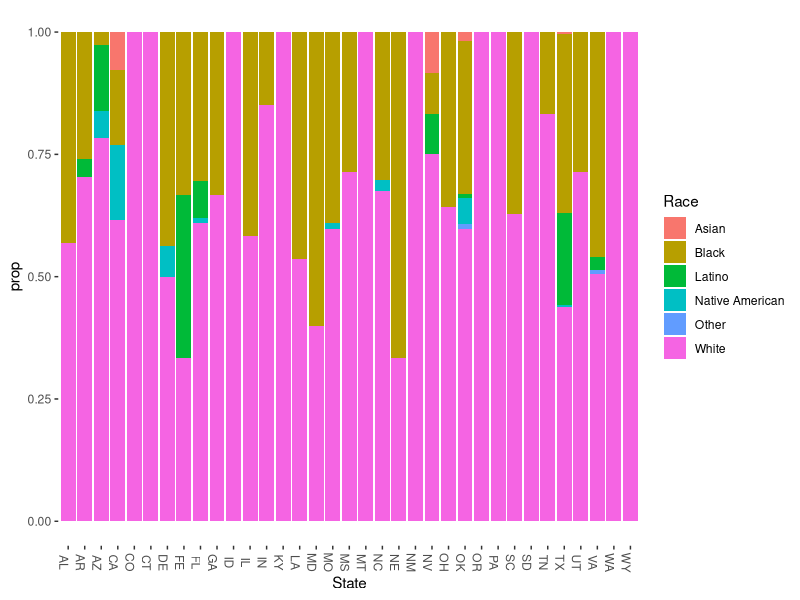
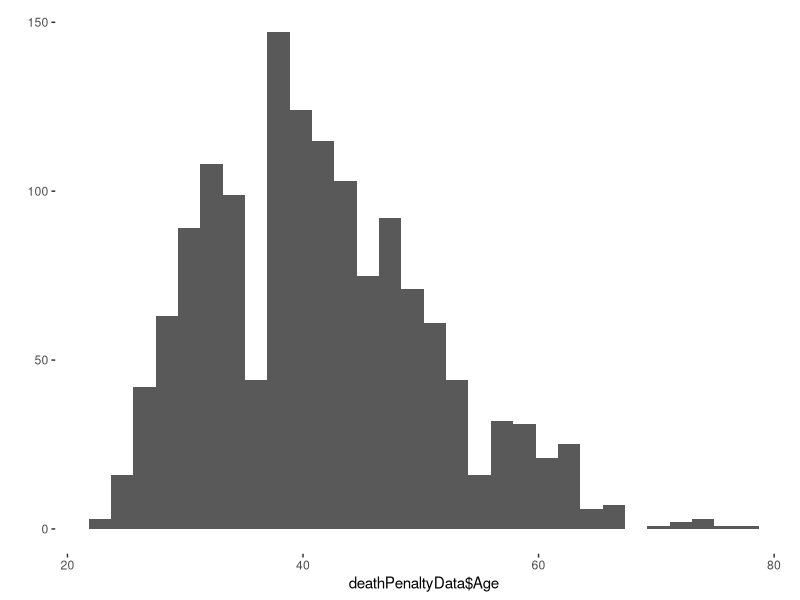
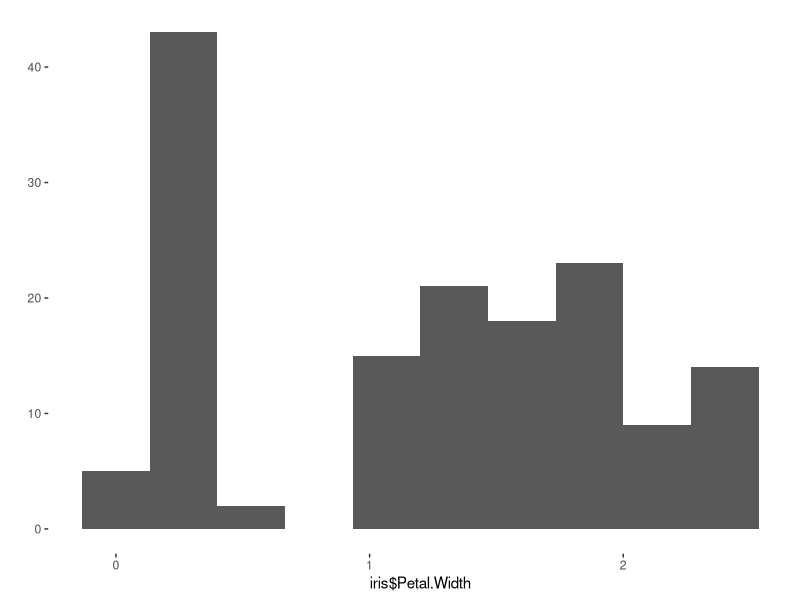
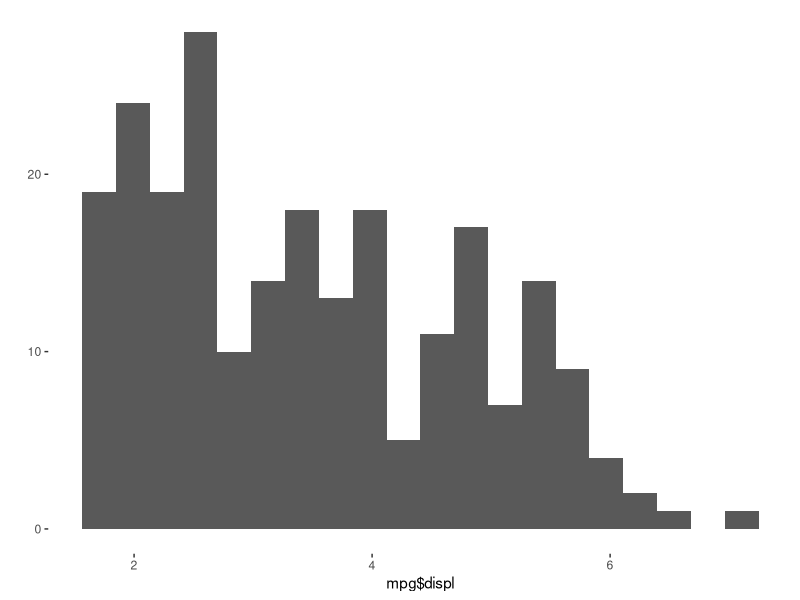
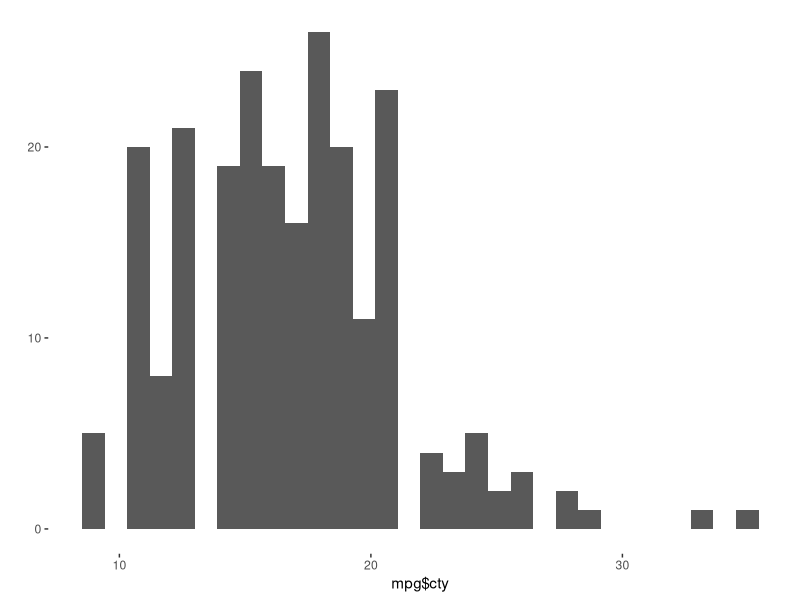
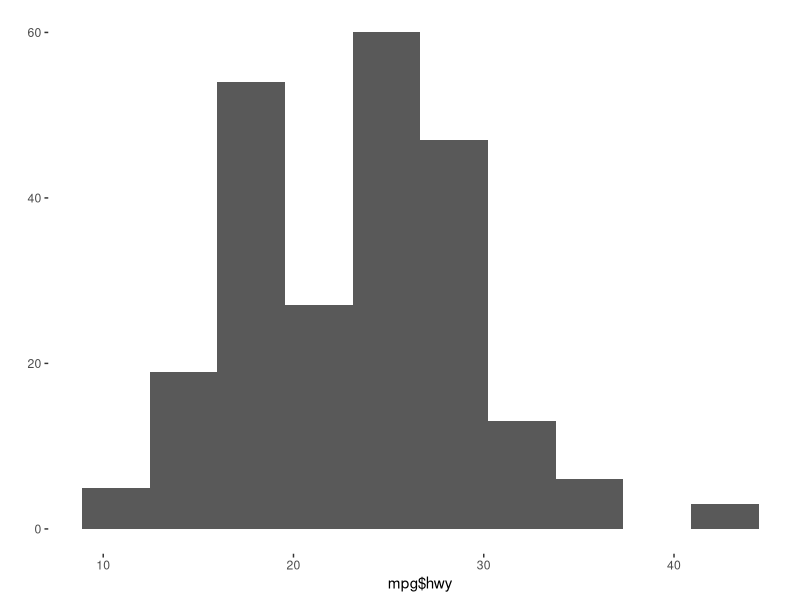

Here is the R script that generated these plots, in order:
## ---- chunk 1
###########################################################################
################# DON'T DELETE THIS PART!!!!!##############################
###########################################################################
                                                                          #
knitr::opts_chunk$set(echo = TRUE, message = FALSE, warning = FALSE)      #
                                                                          #
library(tidyverse)           #The tidyverse has all of our data tools     #
library(ggthemes)            #ggthemes makes our graphs look nicer        #
                                                                          # 
theme_set(                                #this sets the theme for all    #
  theme_tufte() +                         #plots that we make             #
  theme(text=element_text(family="sans"))                                 #
  )                                                                       #
                                                                          #
                                                                          #
                                                                          #
### Below is where you read and store your data.                          #
                                                                          #
youShouldRenameThis <- read_csv("death penalty data.csv")
                                                                          #
                                                                          #
                                                                          #
############# ^ ################################# ^ #######################
############# | ## DON'T DELETE THIS PART!!!!!### | #######################
############# | ################################# | #######################
## ---- chunk 2

# And here in the gray part is our code

youShouldRenameThis %>% count(State, Race) %>% group_by(State) %>% mutate(prop = n/sum(n)) ->
  raceByState

qplot(x=State,
      y=prop,
      geom="col",
      fill=Race,
      data=raceByState)+theme(axis.text.x = element_text(angle=-90))

babies <- read_csv("../Data/CIRP_DATA_2014_CLEAN.csv")

deathPenaltyData <- youShouldRenameThis

qplot(deathPenaltyData$Age)

qplot(iris$Petal.Width , bins=10)

qplot(mpg$displ, bins=20)

qplot(mpg$cty)

qplot(mpg$hwy, bins=10)
